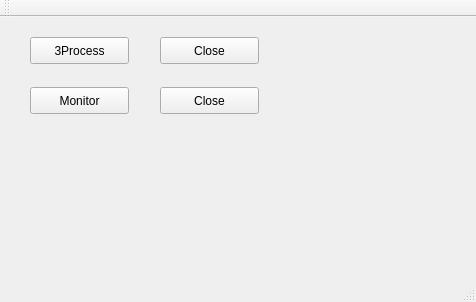
<?xml version="1.0" encoding="UTF-8"?>
<ui version="4.0">
 <class>Controller</class>
 <widget class="QMainWindow" name="Controller">
  <property name="geometry">
   <rect>
    <x>0</x>
    <y>0</y>
    <width>476</width>
    <height>302</height>
   </rect>
  </property>
  <property name="windowTitle">
   <string>MainWindow</string>
  </property>
  <widget class="QWidget" name="centralwidget">
   <widget class="QPushButton" name="process">
    <property name="geometry">
     <rect>
      <x>30</x>
      <y>20</y>
      <width>99</width>
      <height>27</height>
     </rect>
    </property>
    <property name="text">
     <string>3Process</string>
    </property>
   </widget>
   <widget class="QPushButton" name="closeProcess">
    <property name="geometry">
     <rect>
      <x>160</x>
      <y>20</y>
      <width>99</width>
      <height>27</height>
     </rect>
    </property>
    <property name="text">
     <string>Close</string>
    </property>
   </widget>
   <widget class="QPushButton" name="monitor">
    <property name="geometry">
     <rect>
      <x>30</x>
      <y>70</y>
      <width>99</width>
      <height>27</height>
     </rect>
    </property>
    <property name="text">
     <string>Monitor</string>
    </property>
   </widget>
   <widget class="QPushButton" name="closeMonitor">
    <property name="geometry">
     <rect>
      <x>160</x>
      <y>70</y>
      <width>99</width>
      <height>27</height>
     </rect>
    </property>
    <property name="text">
     <string>Close</string>
    </property>
   </widget>
  </widget>
  <widget class="QStatusBar" name="statusbar"/>
  <widget class="QToolBar" name="toolBar">
   <property name="windowTitle">
    <string>toolBar</string>
   </property>
   <attribute name="toolBarArea">
    <enum>TopToolBarArea</enum>
   </attribute>
   <attribute name="toolBarBreak">
    <bool>false</bool>
   </attribute>
  </widget>
 </widget>
 <resources/>
 <connections/>
</ui>
